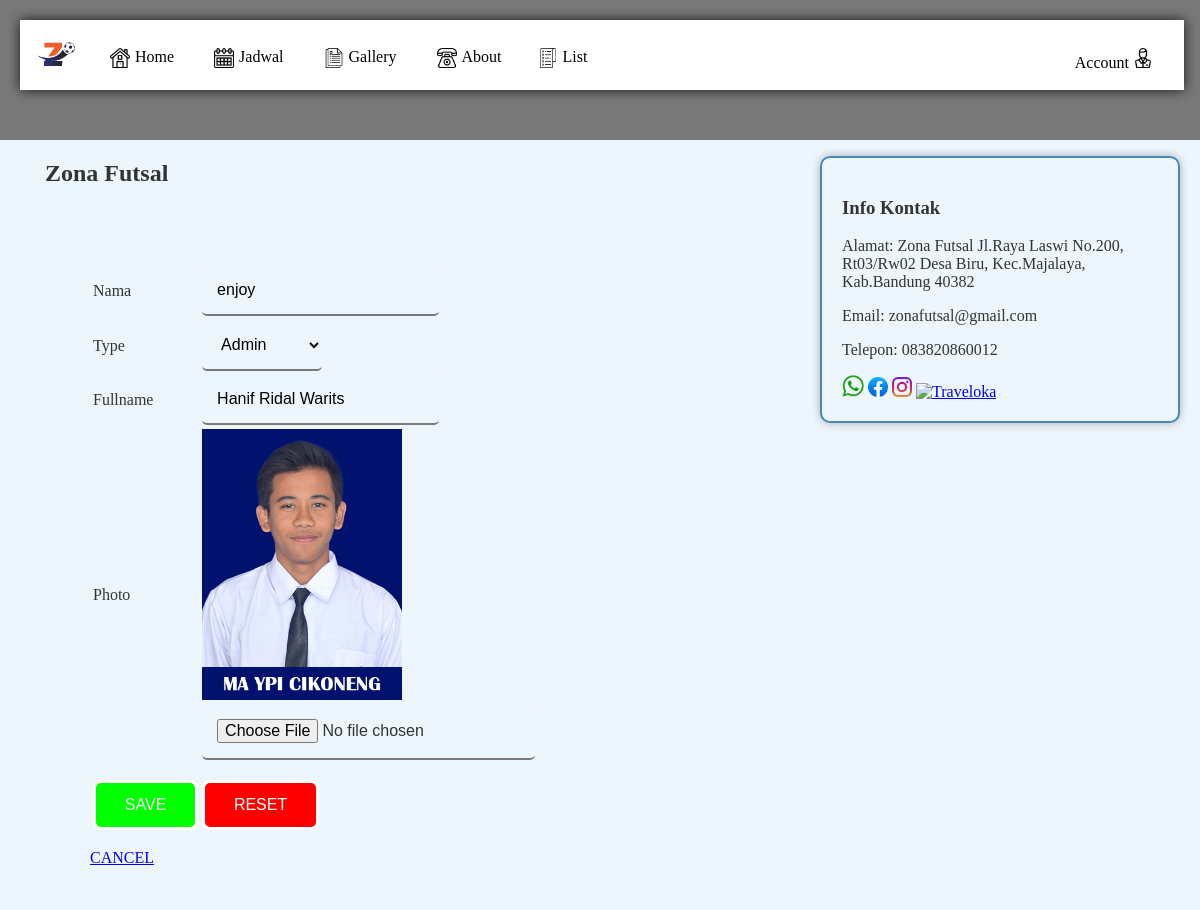
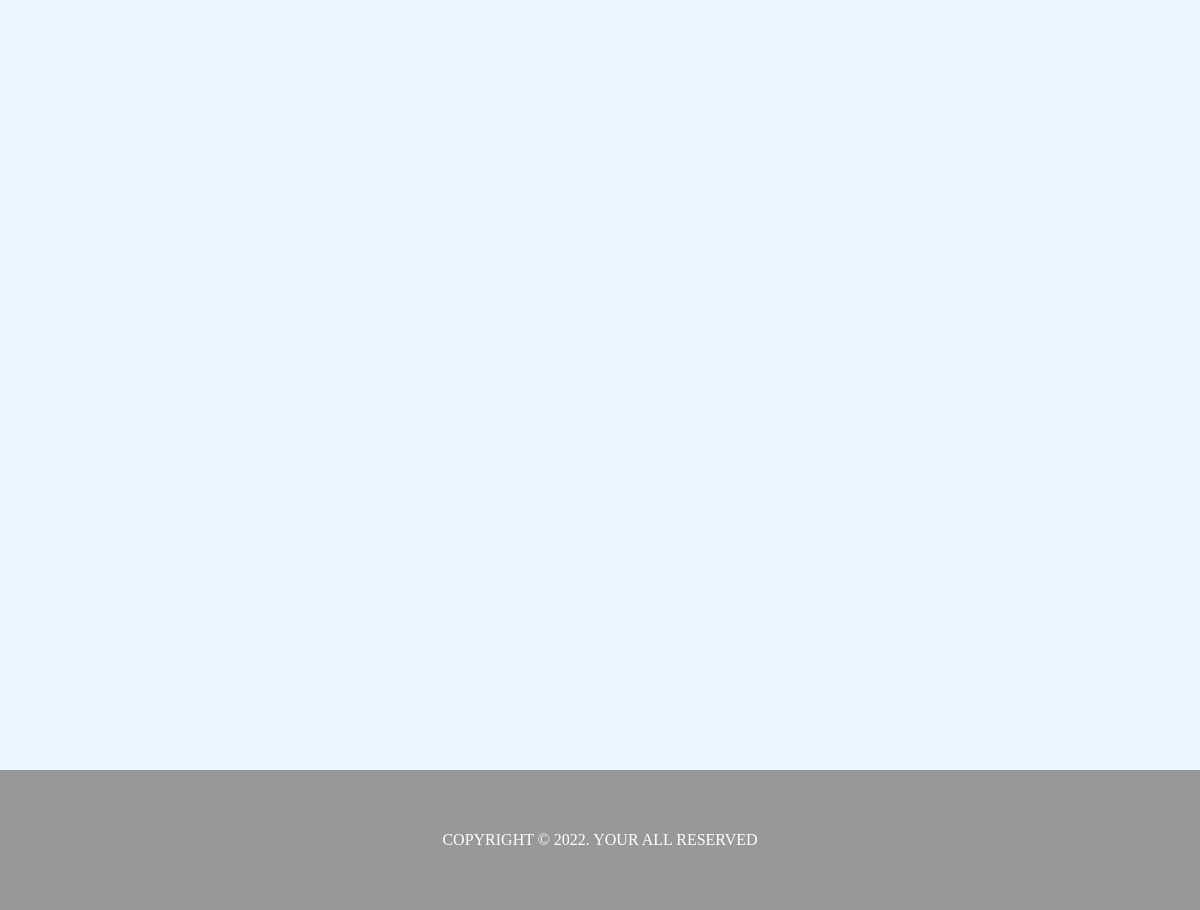
The app's page /edit_profile.php?id=7 (signed in) with its own data (2 pictures, top to bottom).
### tables this page shows
CREATE TABLE `user` (
  `userid` int(11) NOT NULL,
  `username` varchar(100) NOT NULL,
  `password` varchar(255) NOT NULL,
  `usertype` varchar(15) NOT NULL,
  `fullname` varchar(100) NOT NULL,
  `photo` varchar(225) NOT NULL DEFAULT 'default.png'
);

CREATE TABLE `contactusinfo` (
  `id_info` int(11) NOT NULL,
  `alamat_kami` varchar(255) NOT NULL,
  `email_kami` varchar(100) NOT NULL,
  `telp_kami` varchar(15) NOT NULL
);

### edit_profile.php (the view, shortened to what this page needs)
<!DOCTYPE html>
<html lang="en">
<head>
    <link rel="stylesheet" href="style.css">
</head>
<body>
    <?php
        include "connection.php";
        $query = "SELECT * FROM user WHERE userid ='$_GET[id]'";
        $user = mysqli_query ($db_connection, $query);
        $data = mysqli_fetch_assoc ($user);
    ?>
	<div class="container">
        <?php
        include "header.php";
        ?>
        <aside>
            <div class="jarak">
                <h1>Zona Futsal</h1>
  <div class="container">
        <aside>
            <div class="jarak">
            <form method="post" action="" enctype="multipart/form-data">
                <table>
                    <tr>
                        <td>Nama</td>
                        <td><input type="text" name="username" value="<?=$data['username']?>" required></td>
                    </tr>
                    <tr>
                        <td>Type</td>
                        <td>
                            <select name="usertype" required="">
                                <option value="Admin" <?= ($data['usertype'])=='Admin'?'selected':''?>>Admin</option>
                            </select>
                        </td>
                    </tr>
                    <tr>
                        <td>Fullname</td>
                        <td><input type="text" name="fullname" value="<?=$data['fullname']?>" required=""></td>
                    </tr>
                    <tr>
                        <td>Photo</td>
                        <td>
                            <img src="uploads/users/<?= $data['photo']; ?>" width="200px">
                            <input type="file" name="new_photo">
                        </td>
                    </tr>
                    <tr>
                        <td>
                        <input type="submit" name="save" value="SAVE" class="btn green">
                        </td>
                        <td>
                            <input type="reset" name="reset" value="RESET" class="btn red">
                        </td>
                    </tr>
                </table>
            </form>
            <p><a href="read_user.php">CANCEL</a></p>
				</div>
            </div>
        </aside>
        <main id="main">
            <div class="border">
            <h3>Info Kontak</h3>
                <?php
                include "connection.php";
                $query = "SELECT * FROM contactusinfo";
                $contact = mysqli_query ($db_connection, $query);
                $data = mysqli_fetch_assoc ($contact);
                ?>
                <p>Alamat: <?= $data['alamat_kami'] ?><br></p>
                <p>Email: <?= $data['email_kami'] ?><br></p>
                <p>Telepon: <?= $data['telp_kami'] ?></p>
                    <a href="https://api.whatsapp.com/send/?phone=081287702224&text&type=phone_number&app_absent=0"><img src="images/wa.png" alt="WhatsApp" width="22px" height="22px"/></a>
                    <a href="#"><img src="images/fb.png" alt="Facebook" width="20px" height="20px"/></a>
                    <a href="#"><img src="images/ig.png" alt="Instagram" width="20px" height="20px"/></a>
                    <a href="#"><img src="images/traveloka.png" alt="Traveloka" width="20px" height="20px"/></a>
            </div>
        </main>
        <?php
        include "footer.php";
        ?>
    </div>
</body>
</html>

### style.css (style rules this page uses)
body { background:#ffffff; color:#333; width:100%; height: fit-content; font-family:bahnschrift; margin:0; padding: 0; }
.container { width: 100%; box-sizing: border-box; display: grid; grid-template-areas: "header header" "aside main" "footer footer"; grid-template-columns: 4fr 2fr; grid-template-rows: 1fr 11fr 1fr; }
aside { grid-area: aside; background-color: #eef6fd; }
main { background-color: #eef6fd; justify-content: center; align-items: center; }
.border { border: 1px solid black; border-radius: 5px; box-shadow: 0px 0px 10px rgba(0,0,0,0.3); margin: 20px; }
.jarak { padding:0 45px; }
input, select, textarea { display: block; padding: 15px; border: none; border-bottom: 2px solid #797979; background-color: #eef6fd; font-size: 16px; border-radius: 5px; }
.border { border:2px solid #4887b9; margin-top:1pc; padding: 20px; border-radius: 10px; }
.btn { font-family: sans-serif; font-size: 1em; color: white; border: white 0.2rem solid; border-radius: 0.5rem; padding: 0.8rem 1.8rem; margin-top: 1rem; text-decoration:none; }
.green { background-color: rgb(0, 255, 0); }
.red { background-color: rgb(255, 0, 0); }

### records on screen
user: username "enjoy", usertype "Admin", fullname "Hanif Ridal Warits", photo (picture)
contactusinfo: alamat_kami "Zona Futsal Jl.Raya Laswi No.200, Rt03/Rw02 Desa Biru, Kec.Majalaya, Kab.Bandung 40382", email_kami "zonafutsal@gmail.com", telp_kami "083820860012"
